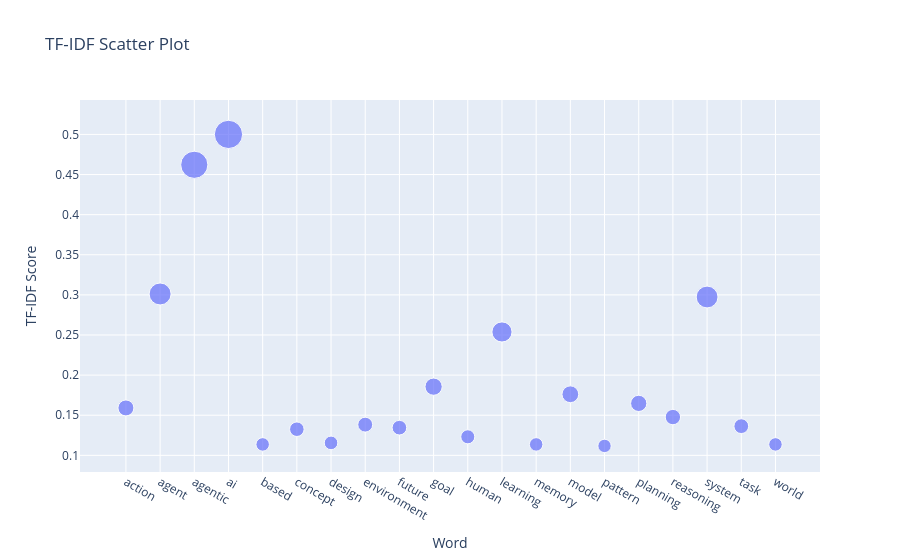

The notebook cell this image was saved under:
### Code cell
fig = px.scatter(
    tfidf_df,
    x="Word",
    y="TF-IDF Score",
    title="TF-IDF Scatter Plot",
    size="TF-IDF Score"
)

fig.show()

### Figure 1 — Plotly figure (JSON) as saved in the notebook; plotly's stock layout.template omitted (floating-point values rounded to 4 significant figures)
{"data": [{"hovertemplate": "Word=%{x}<br>TF-IDF Score=%{marker.size}<extra></extra>", "legendgroup": "", "marker": {"color": "#636efa", "size": [0.1591, 0.3011, 0.4621, 0.5, 0.1136, 0.1326, 0.1155, 0.1383, 0.1345, 0.1856, 0.1231, 0.2538, 0.1136, 0.1761, 0.1117, 0.1648, 0.1477, 0.2974, 0.1364, 0.1136], "sizemode": "area", "sizeref": 0.00125, "symbol": "circle"}, "mode": "markers", "name": "", "orientation": "v", "showlegend": false, "type": "scatter", "x": ["action", "agent", "agentic", "ai", "based", "concept", "design", "environment", "future", "goal", "human", "learning", "memory", "model", "pattern", "planning", "reasoning", "system", "task", "world"], "xaxis": "x", "y": [0.1591, 0.3011, 0.4621, 0.5, 0.1136, 0.1326, 0.1155, 0.1383, 0.1345, 0.1856, 0.1231, 0.2538, 0.1136, 0.1761, 0.1117, 0.1648, 0.1477, 0.2974, 0.1364, 0.1136], "yaxis": "y"}], "layout": {"legend": {"itemsizing": "constant", "tracegroupgap": 0}, "title": {"text": "TF-IDF Scatter Plot"}, "xaxis": {"anchor": "y", "domain": [0, 1], "title": {"text": "Word"}}, "yaxis": {"anchor": "x", "domain": [0, 1], "title": {"text": "TF-IDF Score"}}}}
